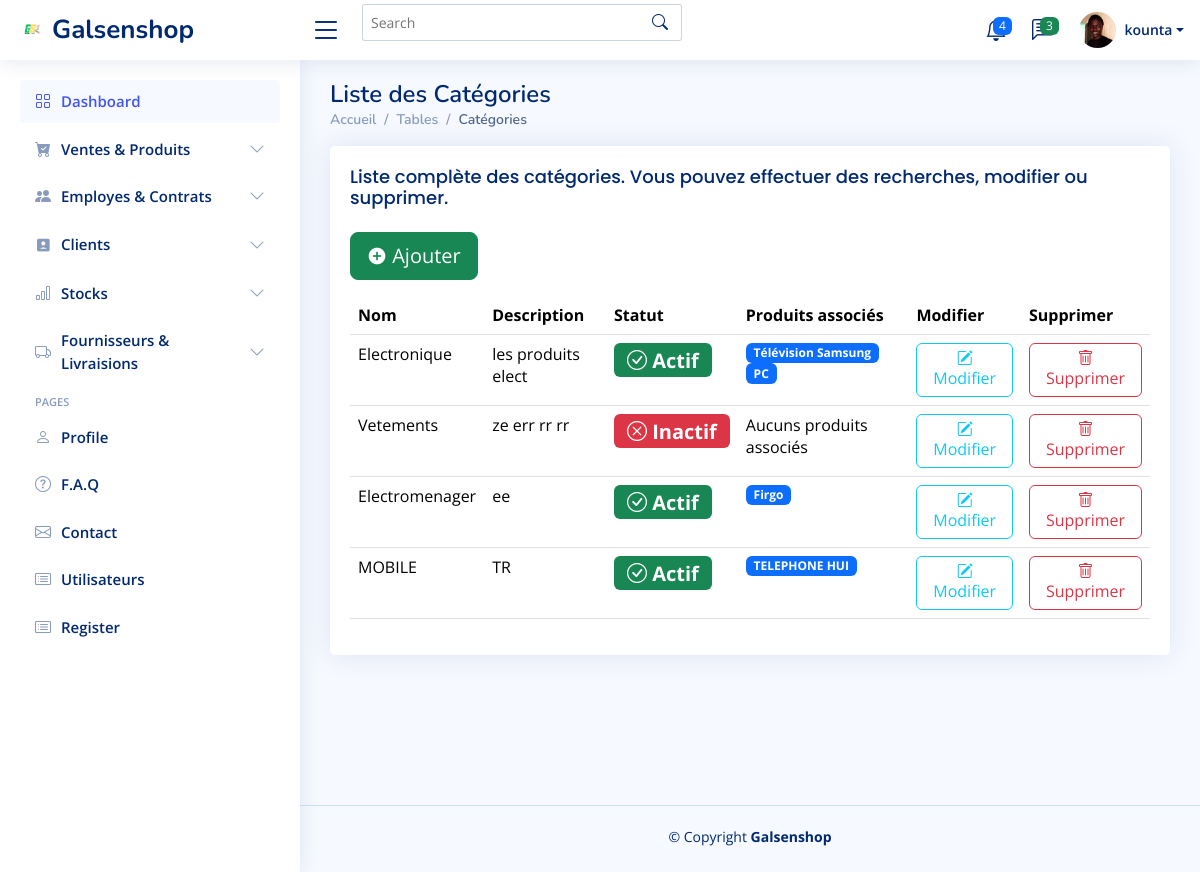
Page /categories/ (signed in) on the committed database.
### application/models.py (models this page shows, shortened)
class Categorie(models.Model):
    nom = models.CharField(max_length=100)
    description = models.TextField(blank=True, null=True)
    actif = models.BooleanField(choices=[(True, 'Actif'), (False, 'Inactif')], default=False)

class Produit(models.Model):
    nom = models.CharField(max_length=100)
    description = models.TextField(blank=True, null=True)
    prix = models.DecimalField(max_digits=10, decimal_places=2)
    categorie = models.ForeignKey('Categorie', on_delete=models.CASCADE, related_name='produits')
    actif = models.BooleanField(choices=[(True, 'Disponible'), (False, 'Indisponible')], default=False)
    image = models.ImageField(upload_to='produits/', blank=True, null=True)

class Profile(models.Model):
    staff = models.OneToOneField(User, on_delete=models.CASCADE)
    address = models.CharField(max_length=200)
    telephone = models.CharField(max_length=50)
    firstname = models.CharField(max_length=50, blank=True, null=True)
    lastname = models.CharField(max_length=50, blank=True, null=True)
    tache = models.TextField(max_length=2000, blank=True, null=True)
    image = models.ImageField(default='default.png',
                              upload_to='profile_images')

### application/views.py (the view)
# urls.py: path('categories/', views.liste_categories, name='liste_categories'),
@login_required
def liste_categories(request):
    categories = Categorie.objects.all()
    return render(request, 'categorie/liste_categories.html', {'categories': categories})

### templates/categorie/liste_categories.html (shortened to what this page needs)
{% extends "base.html" %} {% load static %} {% block content %}
<main id="main" class="main">
  <div class="pagetitle">
    <h1>Liste des Catégories</h1>
    <nav>
      <ol class="breadcrumb">
        <li class="breadcrumb-item"><a href="{% url 'home' %}">Accueil</a></li>
        <li class="breadcrumb-item">Tables</li>
        <li class="breadcrumb-item active">Catégories</li>
      </ol>
    </nav>
  </div>
  <section class="section">
    <div class="row">
      <div class="col-lg-12">
        <div class="card">
          <div class="card-body">
            <h5 class="card-title">
              Liste complète des catégories. Vous pouvez effectuer des
              recherches, modifier ou supprimer.
            </h5>
            <p>
              <button
                type="button"
                class="btn btn-success btn-lg"
                onclick="window.location.href='{% url 'ajouter_categorie' %}'"
              >
                <i class="ri-add-circle-fill"></i> Ajouter
              </button>
            </p>
            <table class="table datatable">
              <thead>
                <tr>
                  <th>Nom</th>
                  <th>Description</th>
                  <th>Statut</th>
                  <th>Produits associés</th>
                  <th>Modifier</th>
                  <th>Supprimer</th>
                </tr>
              </thead>
              <tbody>
                {% for categorie in categories %}
                <tr>
                  <td>{{ categorie.nom }}</td>
                  <td>{{ categorie.description }}</td>
                  <td>
                    <span
                      class="badge {% if categorie.actif %}bg-success{% else %}bg-danger{% endif %} fs-5"
                    >
                      {% if categorie.actif %}
                      <i class="bi bi-check-circle"></i> Actif {% else %}
                      <i class="bi bi-x-circle"></i> Inactif {% endif %}
                    </span>
                  </td>
                  <td>
                    {% for produit in categorie.produits.all %}
                    <span class="badge bg-primary">{{ produit.nom }}</span>
                    {% empty %} Aucuns produits associés {% endfor %}
                  </td>
                  <td>
                    <a
                      class="btn btn-outline-info"
                      href="{% url 'modifier_categorie' categorie.id %}"
                    >
                      <i class="bi bi-pencil-square"></i> Modifier
                    </a>
                  </td>
                  <td>
                    <a
                      href="#"
                      class="btn btn-outline-danger"
                      data-bs-toggle="modal"
                      data-bs-target="#deleteModal{{ categorie.id }}"
                    >
                      <i class="bi bi-trash"></i> Supprimer
                    </a>
                  </td>
                </tr>
                {% endfor %}
              </tbody>
            </table>
          </div>
        </div>
      </div>
    </div>
  </section>
</main>
{% endblock content %}

### templates/base.html (shortened to what this page needs)
{% load static %} {% block content %} {% endblock %}
<!DOCTYPE html>
<html lang="en">
  <head>
    <link
      href="{% static 'assets/vendor/bootstrap/css/bootstrap.min.css'%}"
      rel="stylesheet"
    />
    <link
      href="{% static 'assets/vendor/bootstrap-icons/bootstrap-icons.css'%}"
      rel="stylesheet"
    />
    <link
      href="{% static 'assets/vendor/boxicons/css/boxicons.min.css'%}"
      rel="stylesheet"
    />
    <link
      href="{% static 'assets/vendor/quill/quill.snow.css'%}"
      rel="stylesheet"
    />
    <link
      href="{% static 'assets/vendor/quill/quill.bubble.css' %}"
      rel="stylesheet"
    />
    <link
      href="{% static 'assets/vendor/remixicon/remixicon.css' %}"
      rel="stylesheet"
    />
    <link
      href="{% static 'assets/vendor/simple-datatables/style.css' %}"
      rel="stylesheet"
    />
    <link href="{% static 'assets/css/style.css' %}" rel="stylesheet" />
  </head>
  <body>
    <header id="header" class="header fixed-top d-flex align-items-center">
      <div class="d-flex align-items-center justify-content-between">
        <a href="{% url 'home' %}" class="logo d-flex align-items-center">
          <img src="{% static 'assets/img/logo.png' %}" alt="" />
          <span class="d-none d-lg-block">Galsenshop</span>
        </a>
        <i class="bi bi-list toggle-sidebar-btn"></i>
      </div>
      <div class="search-bar">
        <form
          class="search-form d-flex align-items-center"
          method="POST"
          action="#"
        >
          <input
            type="text"
            name="query"
            placeholder="Search"
            title="Enter search keyword"
          />
          <button type="submit" title="Search">
            <i class="bi bi-search"></i>
          </button>
        </form>
      </div>
      <nav class="header-nav ms-auto">
        <ul class="d-flex align-items-center">
          <li class="nav-item dropdown">
            <a class="nav-link nav-icon" href="#" data-bs-toggle="dropdown">
              <span class="badge bg-primary badge-number">4</span> </a
            >
          </li>
          <li class="nav-item dropdown">
            <a class="nav-link nav-icon" href="#" data-bs-toggle="dropdown">
              <span class="badge bg-success badge-number">3</span> </a
            >
          </li>
          <li class="nav-item dropdown pe-3">
            <a
              class="nav-link nav-profile d-flex align-items-center pe-0"
              href="#"
              data-bs-toggle="dropdown"
            >
              <img
                src="{{ user.profile.image.url }}"
                alt="Profile"
                class="rounded-circle"
              />
              <span class="d-none d-md-block dropdown-toggle ps-2"
                >{{ user.username}}</span
              > </a
            >
          </li>
        </ul>
      </nav>
    </header>
    <aside id="sidebar" class="sidebar">
      <ul class="sidebar-nav" id="sidebar-nav">
        <li class="nav-item">
          <a class="nav-link" href="{% url 'home' %}">
            <i class="bi bi-grid"></i>
            <span>Dashboard</span>
          </a>
        </li>
        <li class="nav-item">
          <a
            class="nav-link collapsed"
            data-bs-target="#components-nav"
            data-bs-toggle="collapse"
            href="#"
          >
            <i class="bi bi-cart-check-fill"></i><span>Ventes & Produits</span
            ><i class="bi bi-chevron-down ms-auto"></i>
          </a>
        </li>
        <li class="nav-item">
          <a
            class="nav-link collapsed"
            data-bs-target="#forms-nav"
            data-bs-toggle="collapse"
            href="#"
          >
            <i class="bi bi-people-fill"></i><span>Employes & Contrats</span
            ><i class="bi bi-chevron-down ms-auto"></i>
          </a>
        </li>
        <li class="nav-item">
          <a
            class="nav-link collapsed"
            data-bs-target="#tables-nav"
            data-bs-toggle="collapse"
            href="#"
          >
            <i class="ri-account-box-fill"></i><span>Clients</span
            ><i class="bi bi-chevron-down ms-auto"></i>
          </a>
        </li>
        <li class="nav-item">
          <a
            class="nav-link collapsed"
            data-bs-target="#charts-nav"
            data-bs-toggle="collapse"
            href="#"
          >
            <i class="bi bi-bar-chart"></i><span>Stocks</span
            ><i class="bi bi-chevron-down ms-auto"></i>
          </a>
        </li>
        <li class="nav-item">
          <a
            class="nav-link collapsed"
            data-bs-target="#icons-nav"
            data-bs-toggle="collapse"
            href="#"
          >
            <i class="bi bi-truck"></i><span>Fournisseurs & Livraisions</span
            ><i class="bi bi-chevron-down ms-auto"></i>
          </a>
        </li>
        <li class="nav-heading">Pages</li>
        <li class="nav-item">
          <a class="nav-link collapsed" href="{% url 'profil_utilisateur' %}">
            <i class="bi bi-person"></i>
            <span>Profile</span>
          </a>
        </li>
        <li class="nav-item">
          <a class="nav-link collapsed" href="pages-faq.html">
            <i class="bi bi-question-circle"></i>
            <span>F.A.Q</span>
          </a>
        </li>
        <li class="nav-item">
          <a class="nav-link collapsed" href="#">
            <i class="bi bi-envelope"></i>
            <span>Contact</span>
          </a>
        </li>
        <li class="nav-item">
          <a class="nav-link collapsed" href="#">
            <i class="bi bi-card-list"></i>
            <span>Utilisateurs</span>
          </a>
        </li>
        <li class="nav-item">
          <a class="nav-link collapsed" href="{% url 'ajouter_utilisateur' %}">
            <i class="bi bi-card-list"></i>
            <span>Register</span>
          </a>
        </li>
      </ul>
    </aside>
    <main id="main" class="main"></main>
    <footer id="footer" class="footer">
      <div class="copyright">
        &copy; Copyright <strong><span>Galsenshop</span></strong
        >
      </div>
      <div class="credits">
      </div>
    </footer>
</html>

### static/assets/css/style.css (style rules this page uses)
:root { scroll-behavior: smooth; }
body { font-family: "Open Sans", sans-serif; background: #f6f9ff; color: #444444; }
a { color: #4154f1; text-decoration: none; }
h1, h2, h3, h4, h5, h6 { font-family: "Nunito", sans-serif; }
#main { margin-top: 60px; padding: 20px 30px; transition: all 0.3s; }
.pagetitle { margin-bottom: 10px; }
.pagetitle h1 { font-size: 24px; margin-bottom: 0; font-weight: 600; color: #012970; }
.card { margin-bottom: 30px; border: none; border-radius: 5px; box-shadow: 0px 0 30px rgba(1, 41, 112, 0.1); }
.card-title { padding: 20px 0 15px 0; font-size: 18px; font-weight: 500; color: #012970; font-family: "Poppins", sans-serif; }
.card-body { padding: 0 20px 20px 20px; }
.breadcrumb { font-size: 14px; font-family: "Nunito", sans-serif; color: #899bbd; font-weight: 600; }
.breadcrumb a { color: #899bbd; transition: 0.3s; }
.breadcrumb .breadcrumb-item::before { color: #899bbd; }
.breadcrumb .active { color: #51678f; font-weight: 600; }
.logo { line-height: 1; }
@media (min-width: 1200px) { .logo { width: 280px; } }
.logo img { max-height: 26px; margin-right: 6px; }
.logo span { font-size: 26px; font-weight: 700; color: #012970; font-family: "Nunito", sans-serif; }
.header { transition: all 0.5s; z-index: 997; height: 60px; box-shadow: 0px 2px 20px rgba(1, 41, 112, 0.1); background-color: #fff; padding-left: 20px; }
.header .toggle-sidebar-btn { font-size: 32px; padding-left: 10px; cursor: pointer; color: #012970; }
.header .search-bar { min-width: 360px; padding: 0 20px; }
.header .search-form { width: 100%; }
.header .search-form input { border: 0; font-size: 14px; color: #012970; border: 1px solid rgba(1, 41, 112, 0.2); padding: 7px 38px 7px 8px; border-radius: 3px; transition: 0.3s; width: 100%; }
.header .search-form button { border: 0; padding: 0; margin-left: -30px; background: none; }
.header .search-form button i { color: #012970; }
.header-nav ul { list-style: none; }
.header-nav>ul { margin: 0; padding: 0; }
.header-nav .nav-icon { font-size: 22px; color: #012970; margin-right: 25px; position: relative; }
.header-nav .nav-profile { color: #012970; }
.header-nav .nav-profile img { max-height: 36px; }
.header-nav .nav-profile span { font-size: 14px; font-weight: 600; }
.header-nav .badge-number { position: absolute; inset: -2px -5px auto auto; font-weight: normal; font-size: 12px; padding: 3px 6px; }
.sidebar { position: fixed; top: 60px; left: 0; bottom: 0; width: 300px; z-index: 996; transition: all 0.3s; padding: 20px; overflow-y: auto; scrollbar-width: thin; scrollbar-color: #aab7cf transparent; box-shadow: 0px 0px 20px rgba(1, 41, 112, 0.1); background-color: #fff; }
@media (min-width: 1200px) { #main, #footer { margin-left: 300px; } }
.sidebar-nav { padding: 0; margin: 0; list-style: none; }
.sidebar-nav li { padding: 0; margin: 0; list-style: none; }
.sidebar-nav .nav-item { margin-bottom: 5px; }
.sidebar-nav .nav-heading { font-size: 11px; text-transform: uppercase; color: #899bbd; font-weight: 600; margin: 10px 0 5px 15px; }
.sidebar-nav .nav-link { display: flex; align-items: center; font-size: 15px; font-weight: 600; color: #4154f1; transition: 0.3; background: #f6f9ff; padding: 10px 15px; border-radius: 4px; }
.sidebar-nav .nav-link i { font-size: 16px; margin-right: 10px; color: #4154f1; }
.sidebar-nav .nav-link.collapsed { color: #012970; background: #fff; }
.sidebar-nav .nav-link.collapsed i { color: #899bbd; }
.sidebar-nav .nav-link .bi-chevron-down { margin-right: 0; transition: transform 0.2s ease-in-out; }
.footer { padding: 20px 0; font-size: 14px; transition: all 0.3s; border-top: 1px solid #cddfff; }
.footer .copyright { text-align: center; color: #012970; }
.footer .credits { padding-top: 5px; text-align: center; font-size: 13px; color: #012970; }

### rows in the picture
Categorie: nom "Electronique", description "les produits elect", actif True (drawn)
Produit: nom "Télévision Samsung"
Produit: nom "PC"
Categorie: nom "Vetements", description "ze err rr rr", actif False (drawn)
Categorie: nom "Electromenager", description "ee", actif True (drawn)
Produit: nom "Firgo"
Categorie: nom "MOBILE", description "TR", actif True (drawn)
Produit: nom "TELEPHONE HUI"

### other values in the picture
{{ user.username }} "kounta"
